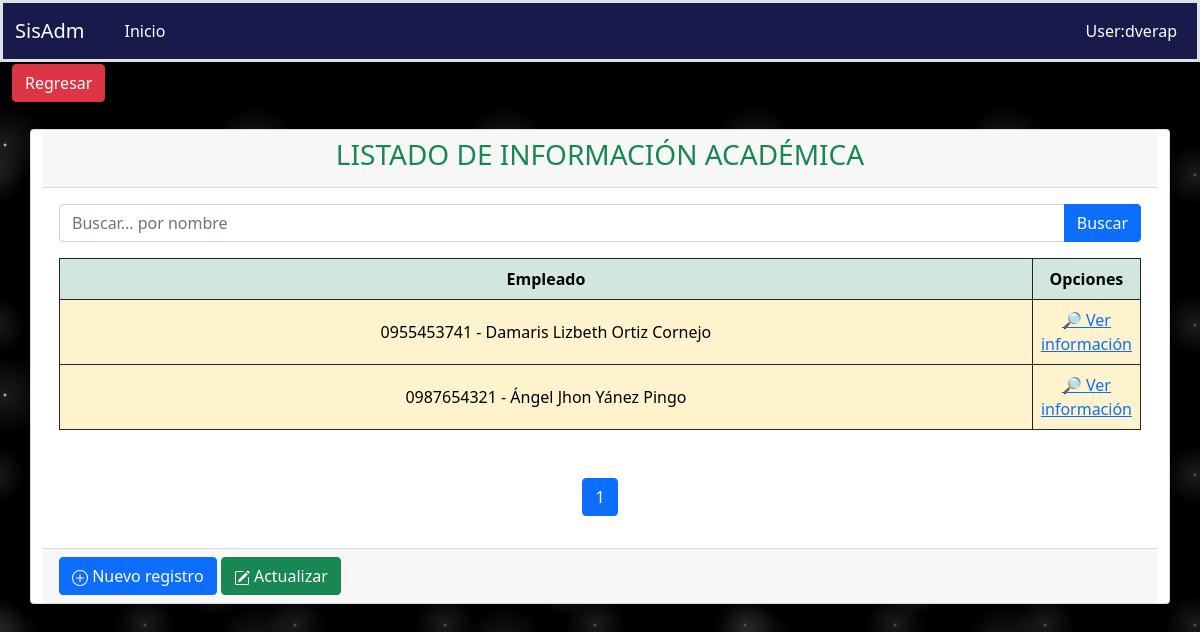
Page /fichaPersonal/infoAcademica on the committed database.
### aplicaciones/ficha_personal/models.py (models this page shows, shortened)
class InfoAcademica(models.Model):
    empleado = models.ForeignKey(Empleado, on_delete=models.PROTECT, blank=True, null=True)
    fecha_Inicio = models.DateField(blank=True, null=True, auto_now=False)
    fecha_Fin = models.DateField(blank=True, null=True, auto_now=False)
    institucion = models.CharField(max_length=100, blank=True, null=True)
    titulo = models.CharField(max_length=50, blank=True, null=True)
    class Meta:
        verbose_name = "InfoAcademica"
        verbose_name_plural = "InfoAcademicas"
        ordering = ('id',)

class Empleado(Base):
    nombres = models.CharField(max_length=200)
    cedula = models.CharField(max_length=10, unique=True)
    fecha_nacimiento = models.DateField(blank=True, null=True, auto_now=False)
    genero = models.CharField(max_length=1, choices=GENERO, default=GENERO[0][0], blank=True, null=True)
    pais = models.ForeignKey(Pais, on_delete=models.PROTECT, blank=True, null=True)
    provincia = models.ForeignKey(Provincia, on_delete=models.PROTECT, blank=True, null=True)
    ciudad = models.ForeignKey(Ciudad, on_delete=models.PROTECT, blank=True, null=True)
    estado_civil = models.CharField(max_length=1, choices=ESTADO_CIVIL, default=ESTADO_CIVIL[0][0], blank=True,null=True)
    email = models.CharField(max_length=100, unique=True)
    direccion = models.TextField(blank=True, null=True, verbose_name='Dirección')
    telefonos = models.CharField(max_length=50, blank=True, null=True)
    fecha_IESS = models.DateField(blank=True, null=True, auto_now=False)
    tipo_Contrato = models.CharField(max_length=2, choices=TIPO_CONTRATO, default=TIPO_CONTRATO[0][0], blank=True,null=True)
    fecha_Ingreso = models.DateField(blank=True, null=True, auto_now=False)
    foto = models.ImageField(upload_to='fichaPersonal/empleados', blank=True, null=True)
    cargo = models.ForeignKey(Cargo, on_delete=models.PROTECT,blank=True, null=True)
    departamento = models.ForeignKey(Departamento, on_delete=models.PROTECT,blank=True, null=True)
    estado = models.BooleanField(default=True)
    def __str__(self):
        return "{} - {}".format(self.cedula, self.nombres)
    class Meta:
        verbose_name = "Empleado"
        verbose_name_plural = "Empleados"
        ordering = ('id',)

### aplicaciones/ficha_personal/views/InformacionAcademica/views.py (the view)
# urls.py: path('infoAcademica', InfoAcademicaListView.as_view(), name='infoAcademica'),
class InfoAcademicaListView(ListView):
    template_name = "InformacionAcademica/listInfoAcademica.html"
    context_object_name = 'infoAcademica'
    model = InfoAcademica
    paginate_by = 3
    def get_queryset(self):
        query = self.request.GET.get("query")
        print(query)
        if query:
            return self.model.objects.filter(empleado__nombres=query)
        else:
            return self.model.objects.all()
    def get_context_data(self, **kwargs):
        context = super().get_context_data(**kwargs)
        context['url_anterior'] = '/fichaPersonal/fichaPersonal'
        context['listar_url']= '/fichaPersonal/infoAcademica'
        context['crear_url'] = '/fichaPersonal/crearinfoAcademica/'
        context['titulo'] = 'LISTADO DE INFORMACIÓN ACADÉMICA'
        context['query'] = self.request.GET.get("query") or ""
        return context

### aplicaciones/ficha_personal/templates/InformacionAcademica/listInfoAcademica.html (shortened to what this page needs)
{% extends 'consulta.html' %}
{% load static %}
{% block search %}
    <form action="{% url 'ficha_Personal:infoAcademica' %}" method="GET">
      <div class="input-group mb-3">
        <input type="text" name="query" value="{{ query }}" class="form-control" placeholder="Buscar... por nombre" id="idInputSearch" aria-describedby="basic-addon2"/>
        <button type="submit" class="btn btn-primary mr-1" id="idSearchSp">Buscar</button>
      </div>
    </form>
{% endblock %}
{% block columns %}
    <thead>
        <tr class="align-middle table-success text-center table-bordered border-dark">
            <th scope="col" style="width: 25px;">Empleado</th>
            <th scope="col" style="width: 10%;">Opciones</th>
        </tr>
    </thead>
{% endblock %}
{% block rows %}
    {% for inf in infoAcademica %}
        <tbody>
            <tr class="align-middle table-warning text-center table-bordered border-dark">
                <td>{{ inf.empleado }}</td>
                <td class="acciones">
                    <a href="{% url 'ficha_Personal:registroInfoAcademica' inf.empleado_id %}">🔎️ Ver información</a>
                </td>
            </tr>
        </tbody>
    {% endfor %}
{% endblock %}

### static/css/estilos.css (style rules this page uses)
body { background-color:black; background-image: radial-gradient(white, rgba(255,255,255,.2) 2px, transparent 40px), radial-gradient(white, rgba(255,255,255,.15) 1px, transparent 30px), radial-gradient(white, rgba(255,255,255,.1) 2px, transparent 40px), radial-gradient(rgba(255,255,255,.4), rgba(255,255,255,.1) 2px, transparent 30px); background-size: 550px 550px, 350px 350px, 250px 250px, 150px 150px; background-position: 0 0, 40px 60px, 130px 270px, 70px 100px; color: #171a4a; }

### rows in the picture
InfoAcademica: empleado "0955453741 - Damaris Lizbeth Ortiz Cornejo"
InfoAcademica: empleado "0987654321 - Ángel Jhon Yánez Pingo"

### other values in the picture
{{ titulo }} "LISTADO DE INFORMACIÓN ACADÉMICA"
{{ i }} "1"
